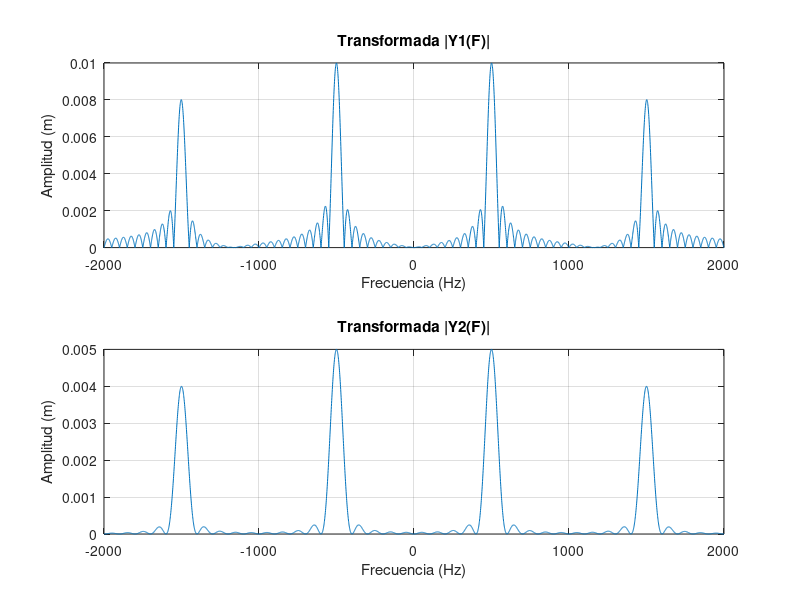
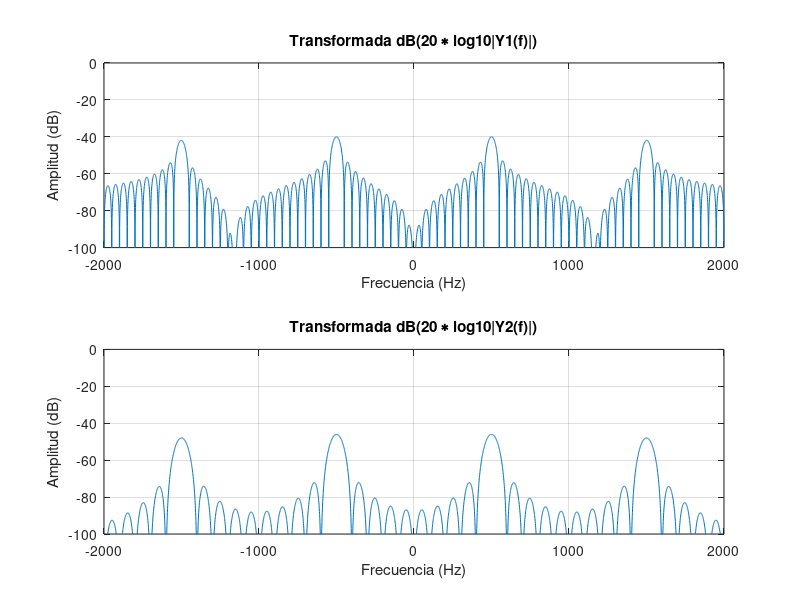

Here is the MATLAB script that generated these plots, in order:
%%ej2 

A=1;
B=0.8

f0=500;
f1=1500;

T=0.02;
fm=1;
f=-2000:fm:2000;

y1 = (A*T)/2 * sinc(T*(f-f0))+(A*T)/2 * sinc(T*(f+f0))+(B*T)/2 * sinc(T*(f-f1))+(B*T)/2 * sinc(T*(f+f1))

y2 = (A*T)/4 * sinc(T/2*(f-f0)).^2+(A*T)/4 * sinc(T/2*(f+f0)).^2+(B*T)/4 * sinc(T/2*(f-f1)).^2+(B*T)/4 * sinc(T/2*(f+f1)).^2;

figure

subplot(2,1,1);
plot(f,abs(y1));
xlabel("Frecuencia (Hz)");
ylabel("Amplitud (m)");
grid
title("Transformada |Y1(F)|");

subplot(2,1,2);
plot(f,abs(y2));
xlabel("Frecuencia (Hz)");
ylabel("Amplitud (m)");
grid
title("Transformada |Y2(F)|");


figure

subplot(2,1,1);
plot(f,20*log10(abs(y1)));
xlabel("Frecuencia (Hz)");
ylabel("Amplitud (dB)");
ylim([-100,0]);
grid
title("Transformada dB(20 ∗ log10|Y1(f)|)");

subplot(2,1,2);
plot(f,20*log10(abs(y2)));
xlabel("Frecuencia (Hz)");
ylabel("Amplitud (dB)");
ylim([-100,0]);
grid
title("Transformada dB(20 ∗ log10|Y2(f)|)");
